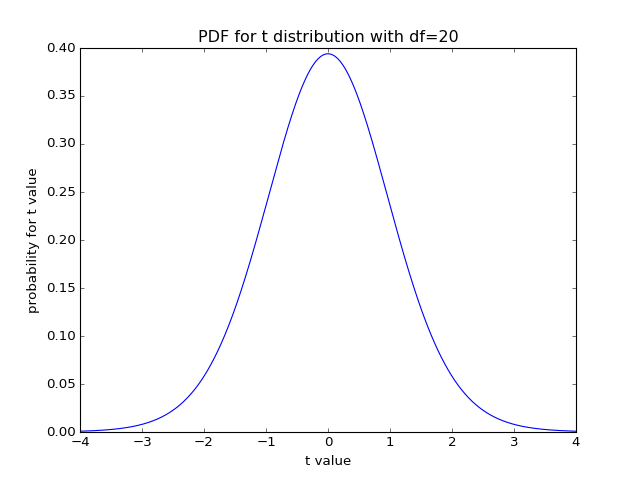

The script that drew this image:
import scipy.stats
# Make a t distribution object for t with 20 degrees of freedom
t_dist = scipy.stats.t(20)
# Plot the PDF
t_values = np.linspace(-4, 4, 1000)
plt.plot(t_values, t_dist.pdf(t_values))
# [...]
plt.xlabel('t value')
# <...>
plt.ylabel('probability for t value')
# <...>
plt.title('PDF for t distribution with df=20')
# <...>
